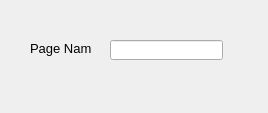
<?xml version="1.0" encoding="UTF-8"?>
<ui version="4.0">
 <class>Dialog</class>
 <widget class="QDialog" name="Dialog">
  <property name="geometry">
   <rect>
    <x>0</x>
    <y>0</y>
    <width>268</width>
    <height>113</height>
   </rect>
  </property>
  <property name="windowTitle">
   <string>Dialog</string>
  </property>
  <widget class="QLabel" name="label">
   <property name="geometry">
    <rect>
     <x>30</x>
     <y>40</y>
     <width>61</width>
     <height>16</height>
    </rect>
   </property>
   <property name="font">
    <font>
     <pointsize>10</pointsize>
    </font>
   </property>
   <property name="text">
    <string>Page Name:</string>
   </property>
  </widget>
  <widget class="QLineEdit" name="lineEdit">
   <property name="geometry">
    <rect>
     <x>110</x>
     <y>40</y>
     <width>113</width>
     <height>20</height>
    </rect>
   </property>
  </widget>
 </widget>
 <resources/>
 <connections/>
</ui>
